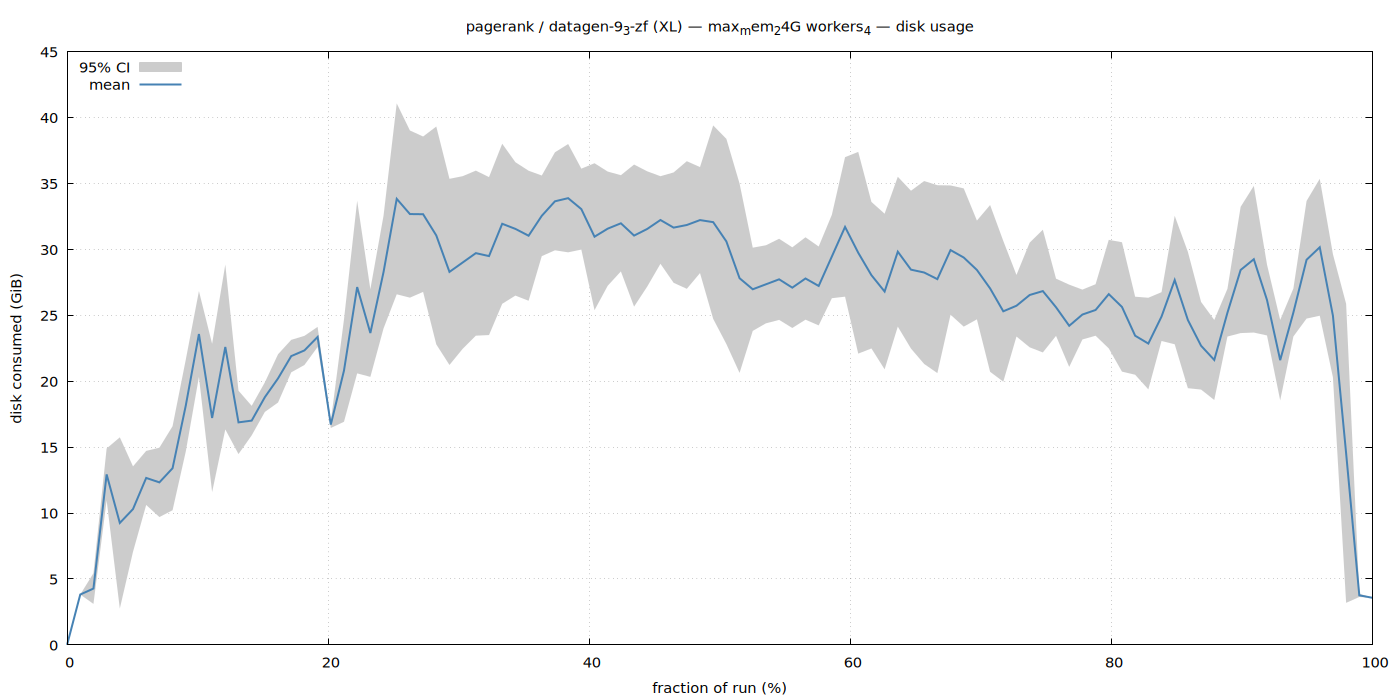

gnuplot code for this plot:
set terminal pngcairo size 1400,700 enhanced font 'Sans,11'
set output '/home/ubuntu/nvm/results/pagerank/XL/datagen-9_3-zf/max_mem_24G_workers_4/disk.png'
set title "pagerank / datagen-9_3-zf (XL) — max_mem_24G workers_4 — disk usage"
set xlabel 'fraction of run (%)'
set ylabel 'disk consumed (GiB)'
set grid
set key top left
set yrange [0:*]
plot '/home/ubuntu/nvm/results/pagerank/XL/datagen-9_3-zf/max_mem_24G_workers_4/disk.dat' using 1:3:4 with filledcurves lc rgb '#cccccc' title '95% CI', \
     '' using 1:2 with lines lw 2 lc rgb '#4682b4' title 'mean'
